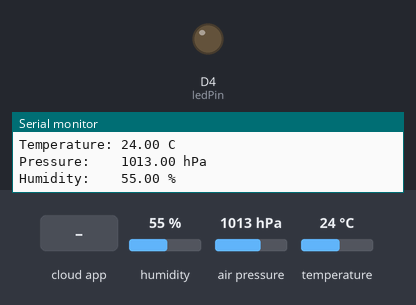
Bench run of a sketch on a simulated ESP8266 (NodeMCU). Shown: output pins drawn as LEDs (lit = HIGH), the last lines printed to the serial monitor. The inputs (shaded band) are chosen by the test bench; at power-on: humidity 55 %, air pressure 1013 hPa, temperature 24 °C. WiFi joins after 1.5 s; servers stay silent unless stated; no MQTT or app messages arrive unless stated.

Above: at 2.7 s.
2.8 s: the phone or cloud app sets light to 0
At 3.3 s:
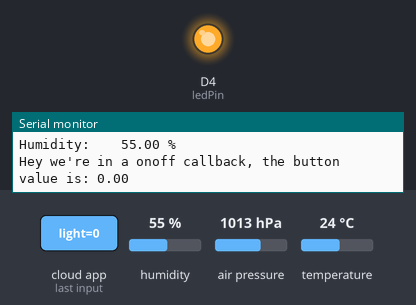
4.3 s: the phone or cloud app sets rgb to 0
5.8 s: the phone or cloud app sets clima to 0
7.3 s: the phone or cloud app sets temp to 0
Timing chart, 0 to 9.8 s (numbered marks = the images above; inputs shaded):
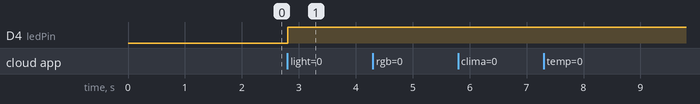

The sketch:

ESP8266_test1.ino
```cpp
#include <Wire.h>
#include <ESP8266WiFi.h>
#include <Adafruit_Sensor.h>
#include <Adafruit_BME280.h>

#include "Adafruit_MQTT.h"
#include "Adafruit_MQTT_Client.h"


typedef enum {
  CLIMA_STATUS_OFF = 0,
  CLIMA_STATUS_OK = 1,
  CLIMA_STATUS_COOL = 2,
  CLIMA_STATUS_HEAT = 3
};

typedef enum {
  CLIMA_CTRL_OFF = 0,
  CLIMA_CTRL_AUTO = 1,
  CLIMA_CTRL_COOL = 2,
  CLIMA_CTRL_HEAT = 3
};

/************************* WiFi Access Point *********************************/
const char * ssid = "embedded";
const char * password = "04523307";

/************************* MQTT Broker Setup *********************************/

#define MQTT_SERVER      "10.0.0.192"
#define MQTT_SERVERPORT  1883
#define MQTT_USERNAME    ""
#define MQTT_KEY         ""


// Create an ESP8266 WiFiClient class to connect to the MQTT server.
WiFiClient client;
Adafruit_MQTT_Client mqtt(&client, MQTT_SERVER, MQTT_SERVERPORT);


/****************************** Feeds ***************************************/

Adafruit_MQTT_Subscribe mqSetRgb       = Adafruit_MQTT_Subscribe (&mqtt, "/set/rgb");
Adafruit_MQTT_Subscribe mqSetLed       = Adafruit_MQTT_Subscribe (&mqtt, "/set/light");
Adafruit_MQTT_Subscribe mqSetClima     = Adafruit_MQTT_Subscribe (&mqtt, "/set/clima");
Adafruit_MQTT_Subscribe mqSetTemp      = Adafruit_MQTT_Subscribe (&mqtt, "/set/temp");
Adafruit_MQTT_Publish   mqtStatClima   = Adafruit_MQTT_Publish   (&mqtt, "/status/clima");
Adafruit_MQTT_Publish   mqTemp         = Adafruit_MQTT_Publish   (&mqtt, "/sens/temp");
Adafruit_MQTT_Publish   mqHumi         = Adafruit_MQTT_Publish   (&mqtt, "/sens/humi");
Adafruit_MQTT_Publish   mqPres         = Adafruit_MQTT_Publish   (&mqtt, "/sens/pres");


int ledPin = D4;
int ledLevel = 0;

float sensTemp;
float sensHumi;
float sensPres;
int setClimaMode = CLIMA_CTRL_OFF;
int stateClima = CLIMA_STATUS_OFF;
int setClimaTemp = 0;


#define BME_SDA D3
#define BME_SDL D2
#define BME_ADR 0x76
Adafruit_BME280 bme; // Note Adafruit assumes I2C adress = 0x77 my module (eBay) uses 0x76 so the library address has been changed.


/* forward declarations */

void mqtt_reconnect ();
void setup_wifi ();
void setup_sensor ();
void lRgbCblk (char *data, uint16_t len);
void lLedCblk (double val);
void sClimaCblk (double state);
void sTempCblk (double val);
void checkClima (void);

void setup()
{
  Serial.begin(115200);
  delay(10);
  Serial.println();
  Serial.println();
  Serial.println();
  Serial.println("Initializing");
  Serial.println();

  setup_wifi ();
  setup_sensor ();
  setup_mqtt ();

  pinMode (ledPin, OUTPUT);

  Serial.println("...done");
  Serial.println();
}

void loop ()
{
  // Ensure the connection to the MQTT server is alive (this will make the first
  // connection and automatically reconnect when disconnected).  See the MQTT_connect
  // function definition further below.
  mqtt_reconnect();

  // this is our 'wait for incoming subscription packets and callback em' busy subloop
  // try to spend your time here:
  mqtt.processPackets(1000);

//  // ping the server to keep the mqtt connection alive
//  // NOT required if you are publishing once every KEEPALIVE seconds
//
//  if(! mqtt.ping()) {
//    mqtt.disconnect();
//  }


// for (int i=0; i < 1024; i++){
//      analogWrite(2, i);
//      delay(1);
//   }
//   for (int i=1023; i > 0; i--){
//      analogWrite(2, i);
//      delay(1);
//   }

//  //ledPin = 2;
//  ledPin = D4;
//  Serial.print ("Pin ");
//  Serial.println(ledPin);
//  pinMode (ledPin, OUTPUT);
//  Serial.println (" -set low");
//  digitalWrite (ledPin, LOW);
//  delay (1000);
//  Serial.println (" -set high");
//  digitalWrite (ledPin, HIGH);
//  delay (1000);


  sensTemp = bme.readTemperature();
  Serial.print("Temperature: ");
  Serial.print(sensTemp);
  Serial.println(" C");
  if (!mqTemp.publish(sensTemp)) {
    Serial.println("Publish Temperature: Failed");
  }

  sensPres = bme.readPressure() / 100.0F;
  Serial.print("Pressure:    ");
  Serial.print(sensPres);
  Serial.println(" hPa");
  if (! mqPres.publish(sensPres)) {
    Serial.println("Publish Pressure: Failed");
  }

  sensHumi = bme.readHumidity();
  Serial.print("Humidity:    ");
  Serial.print(sensHumi);
  Serial.println(" %");
  if (! mqHumi.publish(sensHumi)) {
    Serial.println("Publish Humidity: Failed");
  }

//  delay(1000);
}


/************************* Sensor setup **************************************/

void setup_sensor ()
{
  Serial.println("Sensor Test...");

  Serial.println("Initialize i2c...");
  pinMode(BME_SDA, INPUT_PULLUP); //Set input (SDA) pull-up resistor on
  Wire.setClock(2000000);    // Set I2C bus speed
  Wire.begin(BME_SDA, BME_SDL);
  Serial.println("...done");

  Serial.println("Initialize BME280...");
  if (!bme.begin(BME_ADR))
  {
    Serial.print("Ooops, no BME280 detected ... Check your wiring or I2C ADDR!");
    while (1);
  }
  else
  {
    Serial.println("BME280 ready.");
  }
}


/************************* WiFi setup ****************************************/

void setup_wifi ()
{
  Serial.print("Connecting to ");
  Serial.println(ssid);
  WiFi.mode(WIFI_STA);
  WiFi.begin(ssid, password);

  /* Explicitly set the ESP8266 to be a WiFi-client, otherwise, it by default,
     would try to act as both a client and an access-point and could cause
     network-issues with your other WiFi-devices on your WiFi-network. */
  WiFi.mode(WIFI_STA);
  WiFi.begin(ssid, password);

  while (WiFi.status() != WL_CONNECTED)
  {
    delay(500);
    Serial.print(".");
  }

  Serial.println("");
  Serial.println("WiFi connected");
  Serial.println("IP address: ");
  Serial.println(WiFi.localIP());
  Serial.println("...done");
  Serial.println();
}


void setup_mqtt ()
{
  mqSetRgb.setCallback (lRgbCblk);
  mqSetLed.setCallback (lLedCblk);
  mqSetClima.setCallback (sClimaCblk);
  mqSetTemp.setCallback (sTempCblk);

  mqtt.subscribe (&mqSetRgb);
  mqtt.subscribe (&mqSetLed);
  mqtt.subscribe (&mqSetClima);
  mqtt.subscribe (&mqSetTemp);
}


void mqtt_reconnect()
{
  int8_t ret;

  // Stop if already connected.
  if (mqtt.connected()) {
    return;
  }

  Serial.print("Connecting to MQTT... ");

  uint8_t retries = 5;
  while ((ret = mqtt.connect()) != 0) { // connect will return 0 for connected
       Serial.println(mqtt.connectErrorString(ret));
       Serial.println("Retrying MQTT connection in 0.5 seconds...");
       mqtt.disconnect();
       delay(500);  // wait 1 second
       retries--;
       if (retries == 0) {
         // basically die and wait for WDT to reset me
         while (1);
       }
  }

  Serial.println("MQTT Connected!");
}

/************************* MQTT callbacks ************************************/

void lRgbCblk (char *data, uint16_t len)
{
  Serial.print ("Hey we're in a slider callback, the slider value is: ");
  Serial.println (data);
}

void lLedCblk (double level)
{
  int val;
  Serial.print ("Hey we're in a onoff callback, the button value is: ");
  Serial.println (level);

  val = map (level, 0, 100, 1023, 0);
  analogWrite (ledPin, val);
//  if (state == 0)
//    digitalWrite (ledPin, LOW);
//  else
//    digitalWrite (ledPin, HIGH);
}

void sClimaCblk (double state)
{
  Serial.print ("Hey we're in a clima state callback, the button value is: ");
  Serial.println (state);
  setClimaMode = state;

  checkClima ();
}

void sTempCblk (double val)
{
  Serial.print ("Hey we're in a temperature set callback, the value is: ");
  Serial.println (val);
  setClimaTemp = val;
  checkClima ();
}

void checkClima (void)
{
  if (setClimaMode == CLIMA_CTRL_OFF)
  {
    stateClima = CLIMA_STATUS_OFF;
  }
  else if (setClimaMode == CLIMA_CTRL_COOL)
  {
    stateClima = CLIMA_STATUS_COOL;
  }
  else if (setClimaMode == CLIMA_CTRL_HEAT)
  {
    stateClima = CLIMA_STATUS_HEAT;
  }
  else if (setClimaMode = CLIMA_CTRL_AUTO)
  {
    if (setClimaTemp < sensTemp)
    {
      stateClima = CLIMA_STATUS_COOL;
    }
    else if (setClimaTemp > sensTemp)
    {
      stateClima = CLIMA_STATUS_HEAT;
    }
    else
    {
      stateClima = CLIMA_STATUS_OK;
    }
  }
}
```

Measured:
- after the input at 2.8 s, D4 (ledPin): LOW → HIGH at once
